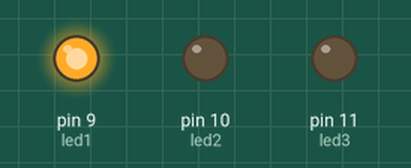
A sketch run on a simulated Arduino Uno, built with avr-gcc and run on an emulated ATmega328P. Shown: output pins drawn as LEDs (lit = HIGH).

Above: at 0.1 s.
At 3.1 s:
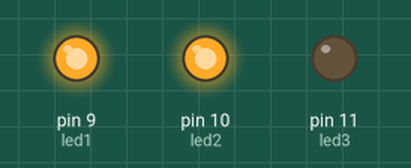
At 9.1 s:
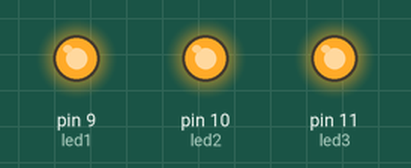
Timing chart, 0 to 10.6 s (numbered marks = the images above):
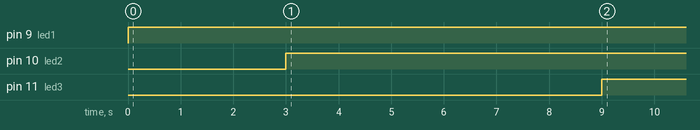

The sketch:

rgb.ino
```cpp
int led1=9;
int led2=10;
int led3=11;

void setup() {
  // put your setup code here, to run once:
  pinMode(led1,OUTPUT);
  pinMode(led2,OUTPUT);
  pinMode(led3,OUTPUT);
}

void loop() {
  // put your main code here, to run repeatedly:
 digitalWrite(led1,HIGH);
 delay(3000);
 digitalWrite(led2,HIGH);
 delay(6000);
 digitalWrite(led3,HIGH);
 delay(12000);
}
```

Measured:
- by itself, pin 9 (led1): LOW → HIGH at 0.00 s
- by itself, pin 10 (led2): LOW → HIGH at 3.0 s
- by itself, pin 11 (led3): LOW → HIGH at 9.0 s
